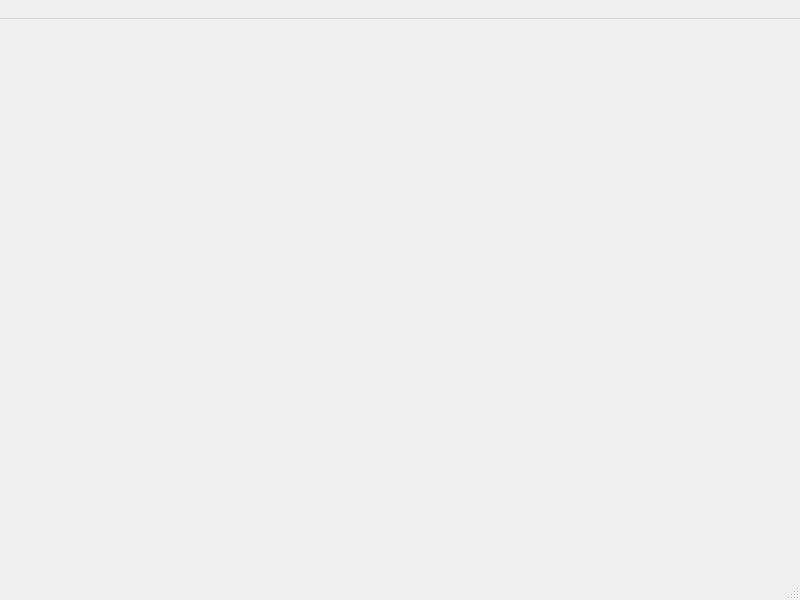
<?xml version="1.0" encoding="UTF-8"?>
<ui version="4.0">
 <class>MW1</class>
 <widget class="QMainWindow" name="MW1">
  <property name="geometry">
   <rect>
    <x>0</x>
    <y>0</y>
    <width>800</width>
    <height>600</height>
   </rect>
  </property>
  <property name="windowTitle">
   <string>MainWindow</string>
  </property>
  <widget class="QWidget" name="centralwidget"/>
  <widget class="QMenuBar" name="menubar">
   <property name="geometry">
    <rect>
     <x>0</x>
     <y>0</y>
     <width>800</width>
     <height>17</height>
    </rect>
   </property>
   <widget class="QMenu" name="menu">
    <property name="title">
     <string> </string>
    </property>
    <addaction name="separator"/>
    <addaction name="separator"/>
    <addaction name="separator"/>
   </widget>
   <addaction name="menu"/>
  </widget>
  <widget class="QStatusBar" name="statusbar"/>
 </widget>
 <resources/>
 <connections/>
</ui>
